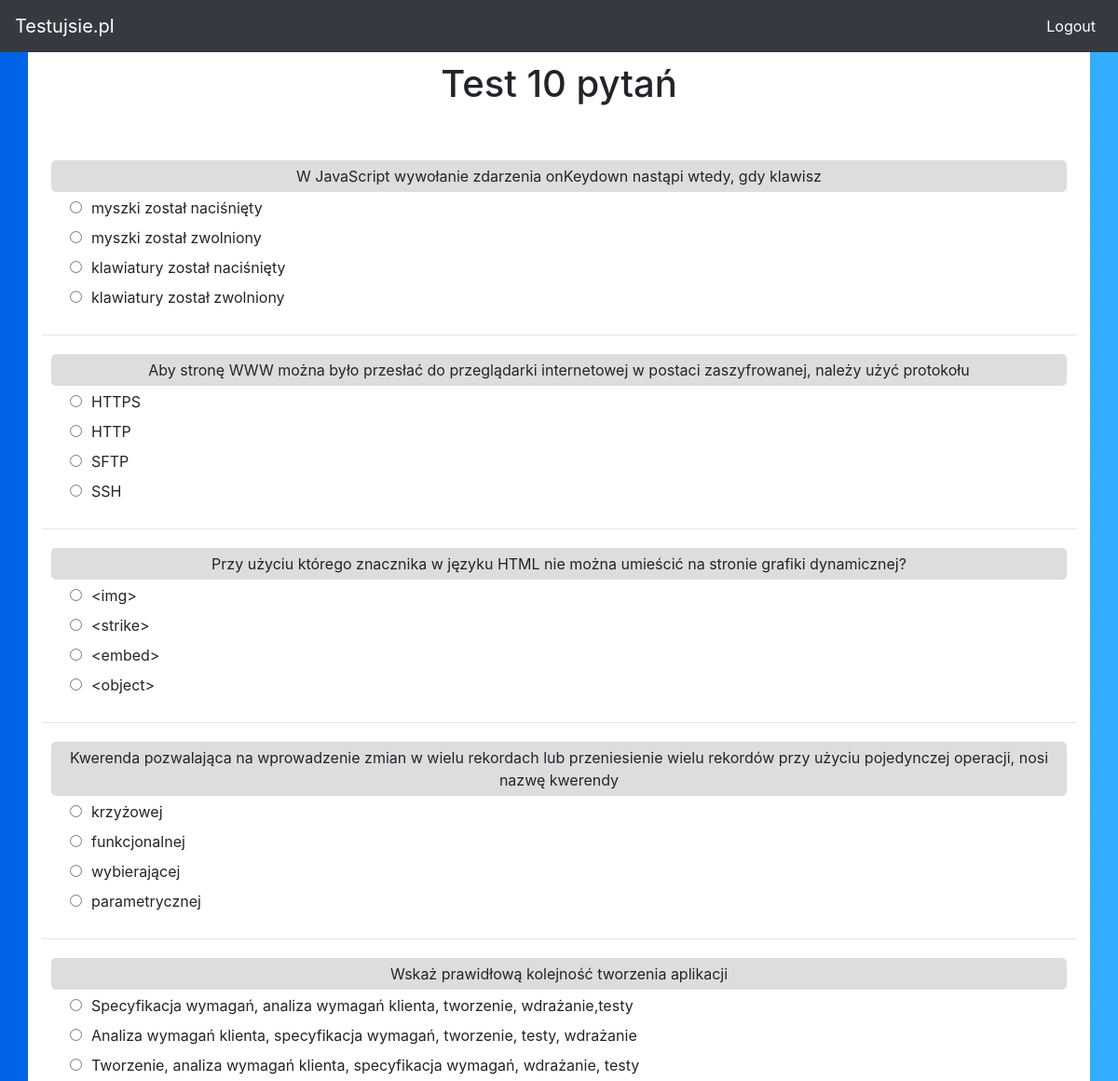
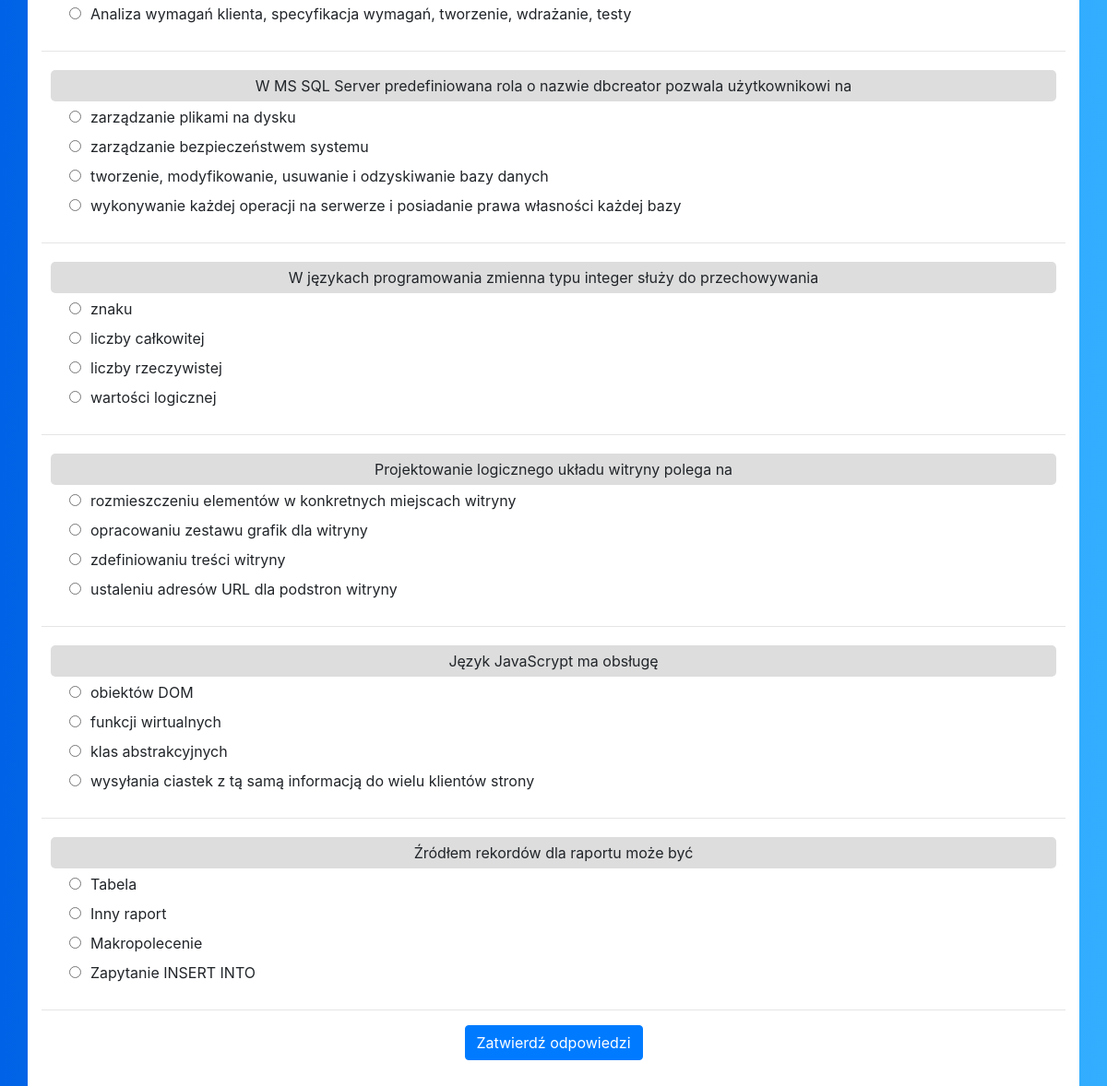
The page /index.php (signed in) on the database its author committed (2 pictures, top to bottom).
### tables this page shows
CREATE TABLE `pytania` (
  `ID` int(11) NOT NULL,
  `pytanie` varchar(600) NOT NULL,
  `A` varchar(255) NOT NULL,
  `B` varchar(255) NOT NULL,
  `C` varchar(255) NOT NULL,
  `D` varchar(255) NOT NULL,
  `dobra` varchar(5) NOT NULL,
  `poprawne` int(11) NOT NULL,
  `niepoprawne` int(11) NOT NULL
);

### index.php (the view, shortened to what this page needs)
<!DOCTYPE html>
<html lang="en">
<head>
    <link rel="stylesheet" href="css/bootstrap.min.css"/>
</head>
<body>
    <?php
      function createQuestion($question,$A,$B,$C,$D,$id,$i){
        $question = htmlspecialchars($question);
        $A = htmlspecialchars($A);
        $B = htmlspecialchars($B);
        $C = htmlspecialchars($C);
        $D = htmlspecialchars($D);
        $item = "<div class='caly'><div class='pytanie text-center'>".$question."</div>";
        $item .= "<div class='A form-check'><label><input type='radio' name='".$i."odp' value='A'/>".$A."</label></div>";
        $item .= "<div class='B form-check'><label><input type='radio' name='".$i."odp' value='B'/>".$B."</label></div>";
        $item .= "<div class='C form-check'><label><input type='radio' name='".$i."odp' value='C'/>".$C."</label></div>";
        $item .= "<div class='D form-check'><label><input type='radio' name='".$i."odp' value='D'/>".$D."</label></div>";
        $item .= "<input hidden value='".$id."' name='".$i."'>";
        $item .= "</div><hr/>";
        return $item;
      }
    ?>
 <nav class="navbar navbar-expand-lg navbar-dark bg-dark static-top">
    <a class="navbar-brand" href="#">Testujsie.pl</a>
    <div class="collapse navbar-collapse" id="navbarResponsive">
    <ul class="navbar-nav ml-auto">
        <li class="nav-item active">
        <a class="nav-link" href="logout.php">Logout
        </a>
    </ul>
    </div>
  </nav>
  <div class="container">
    <div class="row">
      <div class="col">
        <h1 class="text-center">Test 10 pytań</h1>
      </div>
    </div>
  <form action="wynik.php" method="post">
    <?php
    $mysqli = @new mysqli("localhost", "root", "", "stadnik");
    if ($mysqli->connect_errno) {
        echo("Nie udało się zalogować");
    }else{
        $mysqli->set_charset('utf8');
        $query = $mysqli->query("SELECT * FROM pytania ORDER BY RAND() LIMIT 10");
        $i=0;
        while($row = $query->fetch_assoc()){
          echo(createQuestion($row["pytanie"],$row["A"],$row["B"],$row["C"],$row["D"],$row["ID"],$i));
          $i++;
        }
    }
    ?>
    <div class="text-center">
      <button type="submit" class="btn btn-primary">Zatwierdź odpowiedzi</button>
    </div>
    </form>
  </div>
</body>
</html>

### index.php (style rules this page uses)
body { background: #007bff; background: linear-gradient(to right, #0062E6, #33AEFF); }
.container { background:#fff; }
form { padding:30px 0; }
.caly { margin:20px 0; padding:0 10px; }
.pytanie { background:#ddd; padding:5px; margin-bottom:5px; border-radius:5px; }
input[type=radio] { padding:5px; margin-right:10px; }
h1 { margin-top:10px; }

### rows shown on the page
pytania: pytanie "W JavaScript wywołanie zdarzenia onKeydown nastąpi wtedy, gdy klawisz", A "myszki został naciśnięty", B "myszki został zwolniony", C "klawiatury został naciśnięty", D "klawiatury został zwolniony"
pytania: pytanie "Aby stronę WWW można było przesłać do przeglądarki internetowej w postaci zaszyfrowanej, należy użyć protokołu", A "HTTPS", B "HTTP", C "SFTP", D "SSH"
pytania: pytanie "Przy użyciu którego znacznika w języku HTML nie można umieścić na stronie grafiki dynamicznej?", A "<img>", B "<strike>", C "<embed>", D "<object>"
pytania: pytanie "Kwerenda pozwalająca na wprowadzenie zmian w wielu rekordach lub przeniesienie wielu rekordów przy użyciu pojedynczej operacji, nosi nazwę kwerendy", A "krzyżowej", B "funkcjonalnej", C "wybierającej", D "parametrycznej"
pytania: pytanie "Wskaż prawidłową kolejność tworzenia aplikacji", A "Specyfikacja wymagań, analiza wymagań klienta, tworzenie, wdrażanie,testy", B "Analiza wymagań klienta, specyfikacja wymagań, tworzenie, testy, wdrażanie", C "Tworzenie, analiza wymagań klienta, specyfikacja wymagań, wdrażanie, testy", D "Analiza wymagań klienta, specyfikacja wymagań, tworzenie, wdrażanie, testy"
pytania: pytanie "W MS SQL Server predefiniowana rola o nazwie dbcreator pozwala użytkownikowi na", A "zarządzanie plikami na dysku", B "zarządzanie bezpieczeństwem systemu", C "tworzenie, modyfikowanie, usuwanie i odzyskiwanie bazy danych", D "wykonywanie każdej operacji na serwerze i posiadanie prawa własności każdej bazy"
pytania: pytanie "W językach programowania zmienna typu integer służy do przechowywania", A "znaku", B "liczby całkowitej", C "liczby rzeczywistej", D "wartości logicznej"
pytania: pytanie "Projektowanie logicznego układu witryny polega na", A "rozmieszczeniu elementów w konkretnych miejscach witryny", B "opracowaniu zestawu grafik dla witryny", C "zdefiniowaniu treści witryny", D "ustaleniu adresów URL dla podstron witryny"
pytania: pytanie "Język JavaScrypt ma obsługę", A "obiektów DOM", B "funkcji wirtualnych", C "klas abstrakcyjnych", D "wysyłania ciastek z tą samą informacją do wielu klientów strony"
pytania: pytanie "Źródłem rekordów dla raportu może być", A "Tabela", B "Inny raport", C "Makropolecenie", D "Zapytanie INSERT INTO"
